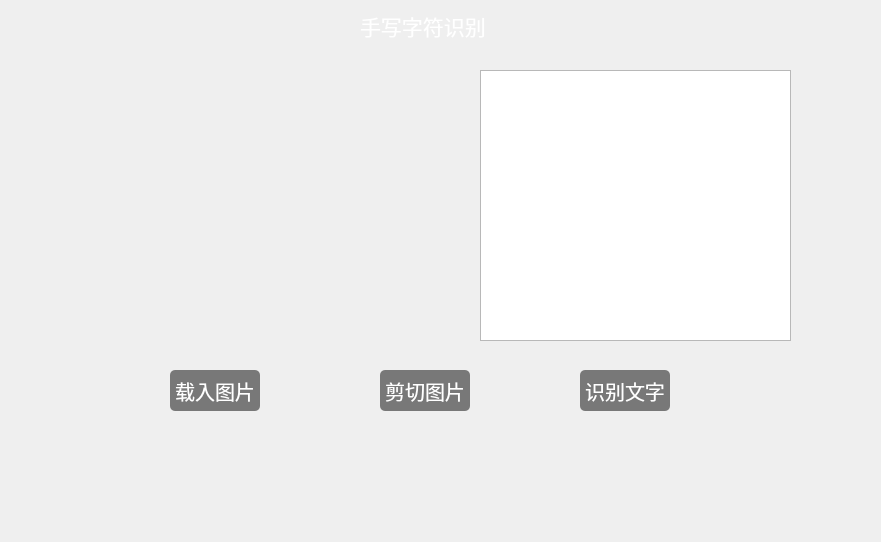
<?xml version="1.0" encoding="UTF-8"?>
<ui version="4.0">
 <class>Form</class>
 <widget class="QWidget" name="Form">
  <property name="geometry">
   <rect>
    <x>0</x>
    <y>0</y>
    <width>881</width>
    <height>542</height>
   </rect>
  </property>
  <property name="windowTitle">
   <string>主界面</string>
  </property>
  <property name="styleSheet">
   <string notr="true"/>
  </property>
  <widget class="QLabel" name="label">
   <property name="geometry">
    <rect>
     <x>360</x>
     <y>10</y>
     <width>141</width>
     <height>31</height>
    </rect>
   </property>
   <property name="font">
    <font>
     <pointsize>16</pointsize>
    </font>
   </property>
   <property name="styleSheet">
    <string notr="true">
    color: white;
</string>
   </property>
   <property name="text">
    <string>手写字符识别</string>
   </property>
  </widget>
  <widget class="QPushButton" name="pushButton_4">
   <property name="geometry">
    <rect>
     <x>580</x>
     <y>370</y>
     <width>90</width>
     <height>41</height>
    </rect>
   </property>
   <property name="font">
    <font>
     <pointsize>15</pointsize>
    </font>
   </property>
   <property name="styleSheet">
    <string notr="true">background-color: rgb(120, 120, 120);
    color: white;
    border-radius: 5px;

    </string>
   </property>
   <property name="text">
    <string>识别文字</string>
   </property>
  </widget>
  <widget class="QPushButton" name="pushButton_5">
   <property name="geometry">
    <rect>
     <x>170</x>
     <y>370</y>
     <width>90</width>
     <height>41</height>
    </rect>
   </property>
   <property name="font">
    <font>
     <pointsize>15</pointsize>
    </font>
   </property>
   <property name="styleSheet">
    <string notr="true">background-color: rgb(120, 120, 120);
    color: white;
    border-radius: 5px;

    </string>
   </property>
   <property name="text">
    <string>载入图片</string>
   </property>
  </widget>
  <widget class="QTextEdit" name="textEdit">
   <property name="geometry">
    <rect>
     <x>480</x>
     <y>70</y>
     <width>311</width>
     <height>271</height>
    </rect>
   </property>
  </widget>
  <widget class="QLabel" name="label_2">
   <property name="geometry">
    <rect>
     <x>60</x>
     <y>70</y>
     <width>311</width>
     <height>271</height>
    </rect>
   </property>
   <property name="styleSheet">
    <string notr="true"/>
   </property>
   <property name="text">
    <string/>
   </property>
  </widget>
  <widget class="QPushButton" name="pushButton_6">
   <property name="geometry">
    <rect>
     <x>380</x>
     <y>370</y>
     <width>90</width>
     <height>41</height>
    </rect>
   </property>
   <property name="font">
    <font>
     <pointsize>15</pointsize>
    </font>
   </property>
   <property name="styleSheet">
    <string notr="true">background-color: rgb(120, 120, 120);
    color: white;
    border-radius: 5px;

    </string>
   </property>
   <property name="text">
    <string>剪切图片</string>
   </property>
  </widget>
 </widget>
 <resources>
  <include location="实验四/新建文件夹 (2)/jj.qrc"/>
 </resources>
 <connections/>
</ui>
